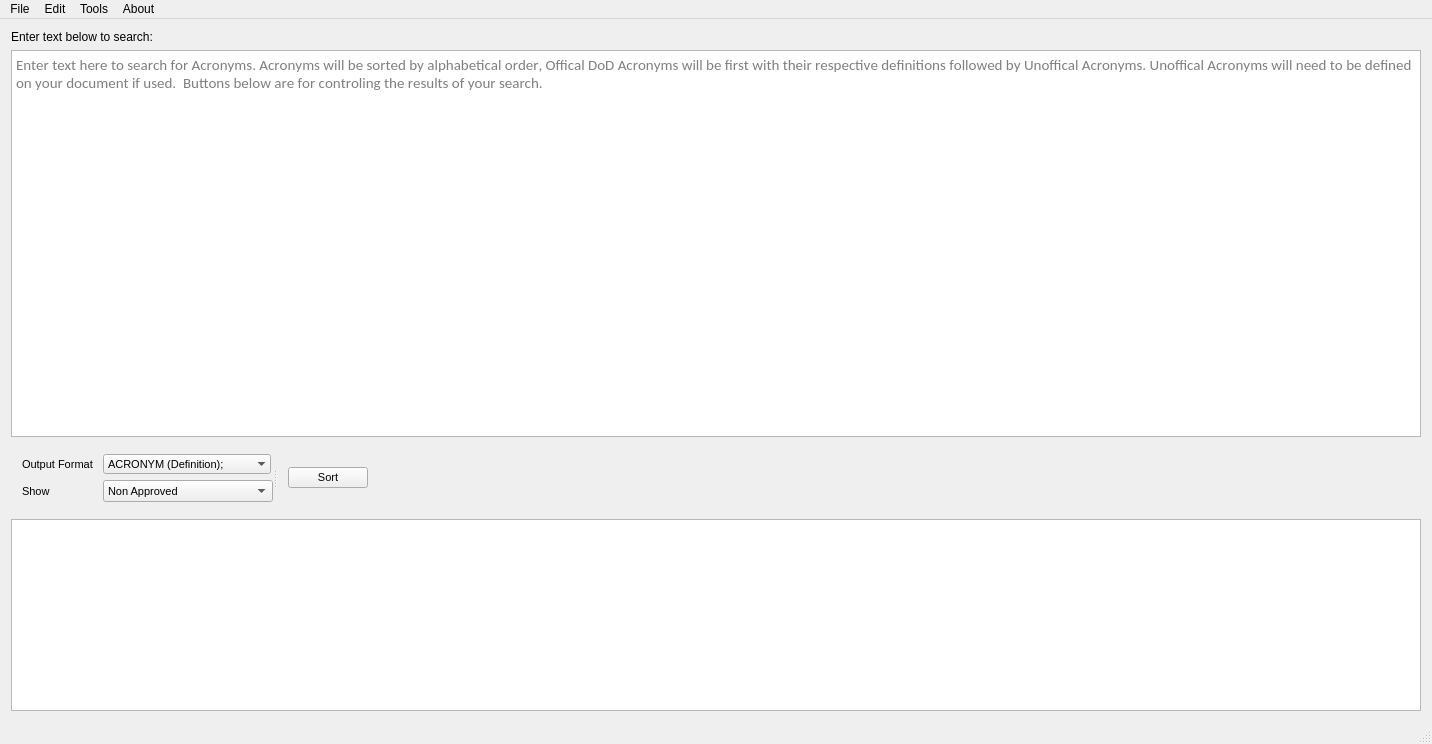
<?xml version="1.0" encoding="UTF-8"?>
<ui version="4.0">
 <class>Sorter</class>
 <widget class="QMainWindow" name="Sorter">
  <property name="geometry">
   <rect>
    <x>0</x>
    <y>0</y>
    <width>1187</width>
    <height>744</height>
   </rect>
  </property>
  <property name="sizePolicy">
   <sizepolicy hsizetype="Ignored" vsizetype="Fixed">
    <horstretch>0</horstretch>
    <verstretch>0</verstretch>
   </sizepolicy>
  </property>
  <property name="windowTitle">
   <string>Sorter</string>
  </property>
  <widget class="QWidget" name="centralWidget">
   <property name="sizePolicy">
    <sizepolicy hsizetype="Expanding" vsizetype="Preferred">
     <horstretch>0</horstretch>
     <verstretch>0</verstretch>
    </sizepolicy>
   </property>
   <layout class="QVBoxLayout" name="verticalLayout">
    <item>
     <widget class="QLabel" name="label_3">
      <property name="text">
       <string>Enter text below to search:</string>
      </property>
     </widget>
    </item>
    <item>
     <widget class="QTextEdit" name="InputBox">
      <property name="sizePolicy">
       <sizepolicy hsizetype="Preferred" vsizetype="Expanding">
        <horstretch>0</horstretch>
        <verstretch>0</verstretch>
       </sizepolicy>
      </property>
      <property name="minimumSize">
       <size>
        <width>1410</width>
        <height>0</height>
       </size>
      </property>
      <property name="font">
       <font>
        <family>Calibri</family>
        <pointsize>11</pointsize>
        <kerning>false</kerning>
       </font>
      </property>
      <property name="mouseTracking">
       <bool>true</bool>
      </property>
      <property name="toolTip">
       <string>&lt;html&gt;&lt;head/&gt;&lt;body&gt;&lt;p&gt;Enter text here to search for Acronyms.  Acronyms will be sorted by alphabetical order, Offical DoD Acronyms will be first with their respective definitions followed by Unoffical Acronyms.  Unoffical Acronyms will need to be defined on your document if used.&lt;/p&gt;&lt;/body&gt;&lt;/html&gt;</string>
      </property>
      <property name="statusTip">
       <string/>
      </property>
      <property name="whatsThis">
       <string/>
      </property>
      <property name="autoFillBackground">
       <bool>false</bool>
      </property>
      <property name="horizontalScrollBarPolicy">
       <enum>Qt::ScrollBarAsNeeded</enum>
      </property>
      <property name="sizeAdjustPolicy">
       <enum>QAbstractScrollArea::AdjustIgnored</enum>
      </property>
      <property name="lineWrapMode">
       <enum>QTextEdit::WidgetWidth</enum>
      </property>
      <property name="overwriteMode">
       <bool>false</bool>
      </property>
      <property name="acceptRichText">
       <bool>false</bool>
      </property>
      <property name="placeholderText">
       <string notr="true">Enter text here to search for Acronyms. Acronyms will be sorted by alphabetical order, Offical DoD Acronyms will be first with their respective definitions followed by Unoffical Acronyms. Unoffical Acronyms will need to be defined on your document if used.  Buttons below are for controling the results of your search.</string>
      </property>
     </widget>
    </item>
    <item>
     <widget class="QSplitter" name="splitter">
      <property name="sizePolicy">
       <sizepolicy hsizetype="Fixed" vsizetype="Preferred">
        <horstretch>0</horstretch>
        <verstretch>0</verstretch>
       </sizepolicy>
      </property>
      <property name="orientation">
       <enum>Qt::Horizontal</enum>
      </property>
      <widget class="QWidget" name="layoutWidget">
       <property name="font">
        <font>
         <family>MS Shell Dlg 2</family>
         <pointsize>8</pointsize>
        </font>
       </property>
       <layout class="QFormLayout" name="formLayout">
        <property name="sizeConstraint">
         <enum>QLayout::SetDefaultConstraint</enum>
        </property>
        <property name="horizontalSpacing">
         <number>10</number>
        </property>
        <property name="verticalSpacing">
         <number>6</number>
        </property>
        <property name="rightMargin">
         <number>0</number>
        </property>
        <item row="0" column="0">
         <widget class="QLabel" name="OutputFormatBoxLabel">
          <property name="sizePolicy">
           <sizepolicy hsizetype="Preferred" vsizetype="Preferred">
            <horstretch>0</horstretch>
            <verstretch>0</verstretch>
           </sizepolicy>
          </property>
          <property name="font">
           <font>
            <family>MS Shell Dlg 2</family>
            <pointsize>8</pointsize>
           </font>
          </property>
          <property name="text">
           <string>Output Format</string>
          </property>
          <property name="buddy">
           <cstring>OutputFormatBox</cstring>
          </property>
         </widget>
        </item>
        <item row="0" column="1">
         <widget class="QComboBox" name="OutputFormatBox">
          <property name="enabled">
           <bool>true</bool>
          </property>
          <property name="sizePolicy">
           <sizepolicy hsizetype="Fixed" vsizetype="Fixed">
            <horstretch>0</horstretch>
            <verstretch>0</verstretch>
           </sizepolicy>
          </property>
          <property name="font">
           <font>
            <family>MS Shell Dlg 2</family>
            <pointsize>8</pointsize>
           </font>
          </property>
          <property name="toolTip">
           <string>&lt;html&gt;&lt;head/&gt;&lt;body&gt;&lt;p&gt;Output Format&lt;/p&gt;&lt;/body&gt;&lt;/html&gt;</string>
          </property>
          <property name="currentText">
           <string>ACRONYM (Definition); </string>
          </property>
          <property name="currentIndex">
           <number>0</number>
          </property>
          <property name="minimumContentsLength">
           <number>20</number>
          </property>
          <property name="frame">
           <bool>false</bool>
          </property>
          <item>
           <property name="text">
            <string>ACRONYM (Definition); </string>
           </property>
          </item>
          <item>
           <property name="text">
            <string>Definition (ACRONYM); </string>
           </property>
          </item>
         </widget>
        </item>
        <item row="1" column="0">
         <widget class="QLabel" name="SortModeLabel">
          <property name="sizePolicy">
           <sizepolicy hsizetype="Preferred" vsizetype="Preferred">
            <horstretch>0</horstretch>
            <verstretch>0</verstretch>
           </sizepolicy>
          </property>
          <property name="font">
           <font>
            <family>MS Shell Dlg 2</family>
            <pointsize>8</pointsize>
           </font>
          </property>
          <property name="text">
           <string>Show</string>
          </property>
          <property name="buddy">
           <cstring>SortModeBox</cstring>
          </property>
         </widget>
        </item>
        <item row="1" column="1">
         <widget class="QComboBox" name="SortModeBox">
          <property name="sizePolicy">
           <sizepolicy hsizetype="Fixed" vsizetype="Fixed">
            <horstretch>0</horstretch>
            <verstretch>0</verstretch>
           </sizepolicy>
          </property>
          <property name="font">
           <font>
            <family>MS Shell Dlg 2</family>
            <pointsize>8</pointsize>
           </font>
          </property>
          <property name="toolTip">
           <string>&lt;html&gt;&lt;head/&gt;&lt;body&gt;&lt;p&gt;Sort for Offical / Unoffical or All Acronyms&lt;/p&gt;&lt;p&gt;&lt;br/&gt;&lt;/p&gt;&lt;/body&gt;&lt;/html&gt;</string>
          </property>
          <property name="currentIndex">
           <number>0</number>
          </property>
          <property name="minimumContentsLength">
           <number>20</number>
          </property>
          <item>
           <property name="text">
            <string>Non Approved</string>
           </property>
          </item>
          <item>
           <property name="text">
            <string>15th Wing Approved</string>
           </property>
          </item>
          <item>
           <property name="text">
            <string>All</string>
           </property>
          </item>
         </widget>
        </item>
       </layout>
      </widget>
      <widget class="QWidget" name="gridLayoutWidget">
       <layout class="QGridLayout" name="gridLayout">
        <item row="0" column="0">
         <widget class="QPushButton" name="SortBtn">
          <property name="sizePolicy">
           <sizepolicy hsizetype="Fixed" vsizetype="Fixed">
            <horstretch>0</horstretch>
            <verstretch>0</verstretch>
           </sizepolicy>
          </property>
          <property name="font">
           <font>
            <family>MS Shell Dlg 2</family>
            <pointsize>8</pointsize>
           </font>
          </property>
          <property name="text">
           <string>Sort</string>
          </property>
          <property name="checkable">
           <bool>false</bool>
          </property>
         </widget>
        </item>
       </layout>
      </widget>
     </widget>
    </item>
    <item alignment="Qt::AlignTop">
     <widget class="QTextEdit" name="OutputBox">
      <property name="sizePolicy">
       <sizepolicy hsizetype="Preferred" vsizetype="Expanding">
        <horstretch>0</horstretch>
        <verstretch>0</verstretch>
       </sizepolicy>
      </property>
      <property name="minimumSize">
       <size>
        <width>0</width>
        <height>0</height>
       </size>
      </property>
      <property name="font">
       <font>
        <family>Calibri</family>
        <pointsize>11</pointsize>
        <kerning>false</kerning>
       </font>
      </property>
      <property name="acceptRichText">
       <bool>true</bool>
      </property>
     </widget>
    </item>
   </layout>
   <zorder>OutputBox</zorder>
   <zorder>splitter</zorder>
   <zorder>InputBox</zorder>
   <zorder>label_3</zorder>
  </widget>
  <widget class="QMenuBar" name="menuBar">
   <property name="geometry">
    <rect>
     <x>0</x>
     <y>0</y>
     <width>1187</width>
     <height>21</height>
    </rect>
   </property>
   <property name="palette">
    <palette>
     <active>
      <colorrole role="Midlight">
       <brush brushstyle="SolidPattern">
        <color alpha="255">
         <red>249</red>
         <green>249</green>
         <blue>249</blue>
        </color>
       </brush>
      </colorrole>
     </active>
     <inactive>
      <colorrole role="Midlight">
       <brush brushstyle="SolidPattern">
        <color alpha="255">
         <red>249</red>
         <green>249</green>
         <blue>249</blue>
        </color>
       </brush>
      </colorrole>
     </inactive>
     <disabled>
      <colorrole role="Midlight">
       <brush brushstyle="SolidPattern">
        <color alpha="255">
         <red>249</red>
         <green>249</green>
         <blue>249</blue>
        </color>
       </brush>
      </colorrole>
     </disabled>
    </palette>
   </property>
   <widget class="QMenu" name="menuFile">
    <property name="palette">
     <palette>
      <active>
       <colorrole role="Midlight">
        <brush brushstyle="SolidPattern">
         <color alpha="255">
          <red>245</red>
          <green>245</green>
          <blue>245</blue>
         </color>
        </brush>
       </colorrole>
       <colorrole role="Base">
        <brush brushstyle="SolidPattern">
         <color alpha="255">
          <red>255</red>
          <green>255</green>
          <blue>255</blue>
         </color>
        </brush>
       </colorrole>
       <colorrole role="Window">
        <brush brushstyle="SolidPattern">
         <color alpha="255">
          <red>247</red>
          <green>247</green>
          <blue>247</blue>
         </color>
        </brush>
       </colorrole>
      </active>
      <inactive>
       <colorrole role="Midlight">
        <brush brushstyle="SolidPattern">
         <color alpha="255">
          <red>245</red>
          <green>245</green>
          <blue>245</blue>
         </color>
        </brush>
       </colorrole>
       <colorrole role="Base">
        <brush brushstyle="SolidPattern">
         <color alpha="255">
          <red>255</red>
          <green>255</green>
          <blue>255</blue>
         </color>
        </brush>
       </colorrole>
       <colorrole role="Window">
        <brush brushstyle="SolidPattern">
         <color alpha="255">
          <red>247</red>
          <green>247</green>
          <blue>247</blue>
         </color>
        </brush>
       </colorrole>
      </inactive>
      <disabled>
       <colorrole role="Midlight">
        <brush brushstyle="SolidPattern">
         <color alpha="255">
          <red>245</red>
          <green>245</green>
          <blue>245</blue>
         </color>
        </brush>
       </colorrole>
       <colorrole role="Base">
        <brush brushstyle="SolidPattern">
         <color alpha="255">
          <red>247</red>
          <green>247</green>
          <blue>247</blue>
         </color>
        </brush>
       </colorrole>
       <colorrole role="Window">
        <brush brushstyle="SolidPattern">
         <color alpha="255">
          <red>247</red>
          <green>247</green>
          <blue>247</blue>
         </color>
        </brush>
       </colorrole>
      </disabled>
     </palette>
    </property>
    <property name="title">
     <string>File</string>
    </property>
    <addaction name="action_Open"/>
    <addaction name="actionExport"/>
    <addaction name="separator"/>
    <addaction name="actionExit"/>
   </widget>
   <widget class="QMenu" name="menuAbout">
    <property name="palette">
     <palette>
      <active>
       <colorrole role="Midlight">
        <brush brushstyle="SolidPattern">
         <color alpha="255">
          <red>245</red>
          <green>245</green>
          <blue>245</blue>
         </color>
        </brush>
       </colorrole>
       <colorrole role="Base">
        <brush brushstyle="SolidPattern">
         <color alpha="255">
          <red>255</red>
          <green>255</green>
          <blue>255</blue>
         </color>
        </brush>
       </colorrole>
       <colorrole role="Window">
        <brush brushstyle="SolidPattern">
         <color alpha="255">
          <red>247</red>
          <green>247</green>
          <blue>247</blue>
         </color>
        </brush>
       </colorrole>
      </active>
      <inactive>
       <colorrole role="Midlight">
        <brush brushstyle="SolidPattern">
         <color alpha="255">
          <red>245</red>
          <green>245</green>
          <blue>245</blue>
         </color>
        </brush>
       </colorrole>
       <colorrole role="Base">
        <brush brushstyle="SolidPattern">
         <color alpha="255">
          <red>255</red>
          <green>255</green>
          <blue>255</blue>
         </color>
        </brush>
       </colorrole>
       <colorrole role="Window">
        <brush brushstyle="SolidPattern">
         <color alpha="255">
          <red>247</red>
          <green>247</green>
          <blue>247</blue>
         </color>
        </brush>
       </colorrole>
      </inactive>
      <disabled>
       <colorrole role="Midlight">
        <brush brushstyle="SolidPattern">
         <color alpha="255">
          <red>245</red>
          <green>245</green>
          <blue>245</blue>
         </color>
        </brush>
       </colorrole>
       <colorrole role="Base">
        <brush brushstyle="SolidPattern">
         <color alpha="255">
          <red>247</red>
          <green>247</green>
          <blue>247</blue>
         </color>
        </brush>
       </colorrole>
       <colorrole role="Window">
        <brush brushstyle="SolidPattern">
         <color alpha="255">
          <red>247</red>
          <green>247</green>
          <blue>247</blue>
         </color>
        </brush>
       </colorrole>
      </disabled>
     </palette>
    </property>
    <property name="title">
     <string>Edit</string>
    </property>
    <addaction name="actionCut"/>
    <addaction name="actionCopy"/>
    <addaction name="actionPaste"/>
    <addaction name="separator"/>
    <addaction name="actionClear"/>
   </widget>
   <widget class="QMenu" name="menuAbout_2">
    <property name="palette">
     <palette>
      <active>
       <colorrole role="Midlight">
        <brush brushstyle="SolidPattern">
         <color alpha="255">
          <red>245</red>
          <green>245</green>
          <blue>245</blue>
         </color>
        </brush>
       </colorrole>
       <colorrole role="Base">
        <brush brushstyle="SolidPattern">
         <color alpha="255">
          <red>255</red>
          <green>255</green>
          <blue>255</blue>
         </color>
        </brush>
       </colorrole>
       <colorrole role="Window">
        <brush brushstyle="SolidPattern">
         <color alpha="255">
          <red>247</red>
          <green>247</green>
          <blue>247</blue>
         </color>
        </brush>
       </colorrole>
      </active>
      <inactive>
       <colorrole role="Midlight">
        <brush brushstyle="SolidPattern">
         <color alpha="255">
          <red>245</red>
          <green>245</green>
          <blue>245</blue>
         </color>
        </brush>
       </colorrole>
       <colorrole role="Base">
        <brush brushstyle="SolidPattern">
         <color alpha="255">
          <red>255</red>
          <green>255</green>
          <blue>255</blue>
         </color>
        </brush>
       </colorrole>
       <colorrole role="Window">
        <brush brushstyle="SolidPattern">
         <color alpha="255">
          <red>247</red>
          <green>247</green>
          <blue>247</blue>
         </color>
        </brush>
       </colorrole>
      </inactive>
      <disabled>
       <colorrole role="Midlight">
        <brush brushstyle="SolidPattern">
         <color alpha="255">
          <red>245</red>
          <green>245</green>
          <blue>245</blue>
         </color>
        </brush>
       </colorrole>
       <colorrole role="Base">
        <brush brushstyle="SolidPattern">
         <color alpha="255">
          <red>247</red>
          <green>247</green>
          <blue>247</blue>
         </color>
        </brush>
       </colorrole>
       <colorrole role="Window">
        <brush brushstyle="SolidPattern">
         <color alpha="255">
          <red>247</red>
          <green>247</green>
          <blue>247</blue>
         </color>
        </brush>
       </colorrole>
      </disabled>
     </palette>
    </property>
    <property name="title">
     <string>About</string>
    </property>
    <addaction name="Version"/>
   </widget>
   <widget class="QMenu" name="menuTools">
    <property name="palette">
     <palette>
      <active>
       <colorrole role="Midlight">
        <brush brushstyle="SolidPattern">
         <color alpha="255">
          <red>245</red>
          <green>245</green>
          <blue>245</blue>
         </color>
        </brush>
       </colorrole>
       <colorrole role="Base">
        <brush brushstyle="SolidPattern">
         <color alpha="255">
          <red>255</red>
          <green>255</green>
          <blue>255</blue>
         </color>
        </brush>
       </colorrole>
       <colorrole role="Window">
        <brush brushstyle="SolidPattern">
         <color alpha="255">
          <red>247</red>
          <green>247</green>
          <blue>247</blue>
         </color>
        </brush>
       </colorrole>
      </active>
      <inactive>
       <colorrole role="Midlight">
        <brush brushstyle="SolidPattern">
         <color alpha="255">
          <red>245</red>
          <green>245</green>
          <blue>245</blue>
         </color>
        </brush>
       </colorrole>
       <colorrole role="Base">
        <brush brushstyle="SolidPattern">
         <color alpha="255">
          <red>255</red>
          <green>255</green>
          <blue>255</blue>
         </color>
        </brush>
       </colorrole>
       <colorrole role="Window">
        <brush brushstyle="SolidPattern">
         <color alpha="255">
          <red>247</red>
          <green>247</green>
          <blue>247</blue>
         </color>
        </brush>
       </colorrole>
      </inactive>
      <disabled>
       <colorrole role="Midlight">
        <brush brushstyle="SolidPattern">
         <color alpha="255">
          <red>245</red>
          <green>245</green>
          <blue>245</blue>
         </color>
        </brush>
       </colorrole>
       <colorrole role="Base">
        <brush brushstyle="SolidPattern">
         <color alpha="255">
          <red>247</red>
          <green>247</green>
          <blue>247</blue>
         </color>
        </brush>
       </colorrole>
       <colorrole role="Window">
        <brush brushstyle="SolidPattern">
         <color alpha="255">
          <red>247</red>
          <green>247</green>
          <blue>247</blue>
         </color>
        </brush>
       </colorrole>
      </disabled>
     </palette>
    </property>
    <property name="title">
     <string>Tools</string>
    </property>
    <widget class="QMenu" name="menuRestore_Settings">
     <property name="enabled">
      <bool>true</bool>
     </property>
     <property name="palette">
      <palette>
       <active>
        <colorrole role="Midlight">
         <brush brushstyle="SolidPattern">
          <color alpha="255">
           <red>245</red>
           <green>245</green>
           <blue>245</blue>
          </color>
         </brush>
        </colorrole>
        <colorrole role="Base">
         <brush brushstyle="SolidPattern">
          <color alpha="255">
           <red>255</red>
           <green>255</green>
           <blue>255</blue>
          </color>
         </brush>
        </colorrole>
        <colorrole role="Window">
         <brush brushstyle="SolidPattern">
          <color alpha="255">
           <red>247</red>
           <green>247</green>
           <blue>247</blue>
          </color>
         </brush>
        </colorrole>
       </active>
       <inactive>
        <colorrole role="Midlight">
         <brush brushstyle="SolidPattern">
          <color alpha="255">
           <red>245</red>
           <green>245</green>
           <blue>245</blue>
          </color>
         </brush>
        </colorrole>
        <colorrole role="Base">
         <brush brushstyle="SolidPattern">
          <color alpha="255">
           <red>255</red>
           <green>255</green>
           <blue>255</blue>
          </color>
         </brush>
        </colorrole>
        <colorrole role="Window">
         <brush brushstyle="SolidPattern">
          <color alpha="255">
           <red>247</red>
           <green>247</green>
           <blue>247</blue>
          </color>
         </brush>
        </colorrole>
       </inactive>
       <disabled>
        <colorrole role="Midlight">
         <brush brushstyle="SolidPattern">
          <color alpha="255">
           <red>245</red>
           <green>245</green>
           <blue>245</blue>
          </color>
         </brush>
        </colorrole>
        <colorrole role="Base">
         <brush brushstyle="SolidPattern">
          <color alpha="255">
           <red>247</red>
           <green>247</green>
           <blue>247</blue>
          </color>
         </brush>
        </colorrole>
        <colorrole role="Window">
         <brush brushstyle="SolidPattern">
          <color alpha="255">
           <red>247</red>
           <green>247</green>
           <blue>247</blue>
          </color>
         </brush>
        </colorrole>
       </disabled>
      </palette>
     </property>
     <property name="title">
      <string>Restore Settings</string>
     </property>
     <addaction name="actionAll"/>
     <addaction name="actionReset_Window"/>
    </widget>
    <widget class="QMenu" name="menuSelect_Data_Base">
     <property name="title">
      <string>Select Data Base</string>
     </property>
     <addaction name="separator"/>
     <addaction name="File_Dir"/>
     <addaction name="actionChoose_Custom_DataBase"/>
     <addaction name="actionRestore_DataBase_File"/>
    </widget>
    <addaction name="menuSelect_Data_Base"/>
    <addaction name="separator"/>
    <addaction name="actionDebug"/>
    <addaction name="menuRestore_Settings"/>
    <addaction name="actionRun_Logic_Diagnostic"/>
   </widget>
   <addaction name="menuFile"/>
   <addaction name="menuAbout"/>
   <addaction name="menuTools"/>
   <addaction name="menuAbout_2"/>
  </widget>
  <widget class="QStatusBar" name="statusBar">
   <property name="palette">
    <palette>
     <active>
      <colorrole role="Midlight">
       <brush brushstyle="SolidPattern">
        <color alpha="255">
         <red>230</red>
         <green>230</green>
         <blue>230</blue>
        </color>
       </brush>
      </colorrole>
      <colorrole role="Base">
       <brush brushstyle="SolidPattern">
        <color alpha="255">
         <red>255</red>
         <green>255</green>
         <blue>255</blue>
        </color>
       </brush>
      </colorrole>
      <colorrole role="Window">
       <brush brushstyle="SolidPattern">
        <color alpha="255">
         <red>230</red>
         <green>230</green>
         <blue>230</blue>
        </color>
       </brush>
      </colorrole>
     </active>
     <inactive>
      <colorrole role="Midlight">
       <brush brushstyle="SolidPattern">
        <color alpha="255">
         <red>230</red>
         <green>230</green>
         <blue>230</blue>
        </color>
       </brush>
      </colorrole>
      <colorrole role="Base">
       <brush brushstyle="SolidPattern">
        <color alpha="255">
         <red>255</red>
         <green>255</green>
         <blue>255</blue>
        </color>
       </brush>
      </colorrole>
      <colorrole role="Window">
       <brush brushstyle="SolidPattern">
        <color alpha="255">
         <red>230</red>
         <green>230</green>
         <blue>230</blue>
        </color>
       </brush>
      </colorrole>
     </inactive>
     <disabled>
      <colorrole role="Midlight">
       <brush brushstyle="SolidPattern">
        <color alpha="255">
         <red>230</red>
         <green>230</green>
         <blue>230</blue>
        </color>
       </brush>
      </colorrole>
      <colorrole role="Base">
       <brush brushstyle="SolidPattern">
        <color alpha="255">
         <red>230</red>
         <green>230</green>
         <blue>230</blue>
        </color>
       </brush>
      </colorrole>
      <colorrole role="Window">
       <brush brushstyle="SolidPattern">
        <color alpha="255">
         <red>230</red>
         <green>230</green>
         <blue>230</blue>
        </color>
       </brush>
      </colorrole>
     </disabled>
    </palette>
   </property>
  </widget>
  <action name="action_Open">
   <property name="icon">
    <iconset resource="resources.qrc">
     <normaloff>:/images/open.png</normaloff>:/images/open.png</iconset>
   </property>
   <property name="text">
    <string> Open</string>
   </property>
   <property name="toolTip">
    <string>Open .txt</string>
   </property>
  </action>
  <action name="actionCut">
   <property name="enabled">
    <bool>false</bool>
   </property>
   <property name="icon">
    <iconset>
     <normaloff>:/img/images/cut.png</normaloff>:/img/images/cut.png</iconset>
   </property>
   <property name="text">
    <string>Cut</string>
   </property>
  </action>
  <action name="actionCopy">
   <property name="enabled">
    <bool>false</bool>
   </property>
   <property name="icon">
    <iconset>
     <normaloff>:/img/images/copy.png</normaloff>:/img/images/copy.png</iconset>
   </property>
   <property name="text">
    <string>Copy</string>
   </property>
  </action>
  <action name="actionPaste">
   <property name="enabled">
    <bool>false</bool>
   </property>
   <property name="icon">
    <iconset>
     <normaloff>:/img/images/paste.png</normaloff>:/img/images/paste.png</iconset>
   </property>
   <property name="text">
    <string>Paste</string>
   </property>
  </action>
  <action name="actionClear">
   <property name="icon">
    <iconset resource="resources.qrc">
     <normaloff>:/images/clear.png</normaloff>:/images/clear.png</iconset>
   </property>
   <property name="text">
    <string>Clear</string>
   </property>
   <property name="toolTip">
    <string>Clears the text boxes</string>
   </property>
  </action>
  <action name="Version">
   <property name="enabled">
    <bool>true</bool>
   </property>
   <property name="icon">
    <iconset>
     <normaloff>:/img/images/version.png</normaloff>:/img/images/version.png</iconset>
   </property>
   <property name="text">
    <string>Version Info</string>
   </property>
  </action>
  <action name="actionExit">
   <property name="icon">
    <iconset resource="resources.qrc">
     <normaloff>:/images/exit.png</normaloff>:/images/exit.png</iconset>
   </property>
   <property name="text">
    <string>Exit</string>
   </property>
   <property name="toolTip">
    <string>Better than Alt-F4</string>
   </property>
  </action>
  <action name="actionExport">
   <property name="icon">
    <iconset resource="resources.qrc">
     <normaloff>:/images/export.png</normaloff>:/images/export.png</iconset>
   </property>
   <property name="text">
    <string>Export</string>
   </property>
   <property name="toolTip">
    <string>Export Acronym Results</string>
   </property>
  </action>
  <action name="actionDebug">
   <property name="enabled">
    <bool>false</bool>
   </property>
   <property name="icon">
    <iconset>
     <normaloff>:/img/images/debug.png</normaloff>
     <activeon>:/img/debug active.jpg</activeon>:/img/images/debug.png</iconset>
   </property>
   <property name="text">
    <string>Debug</string>
   </property>
  </action>
  <action name="actionReset_Window">
   <property name="enabled">
    <bool>true</bool>
   </property>
   <property name="icon">
    <iconset>
     <normaloff>:/img/images/reset.png</normaloff>:/img/images/reset.png</iconset>
   </property>
   <property name="text">
    <string>Reset Window</string>
   </property>
   <property name="shortcut">
    <string>Ctrl+Home</string>
   </property>
   <property name="shortcutContext">
    <enum>Qt::ApplicationShortcut</enum>
   </property>
  </action>
  <action name="actionRestore_DataBase_File">
   <property name="icon">
    <iconset>
     <normaloff>:/img/images/restore.png</normaloff>:/img/images/restore.png</iconset>
   </property>
   <property name="text">
    <string>Restore DataBase File</string>
   </property>
  </action>
  <action name="File_Dir">
   <property name="enabled">
    <bool>false</bool>
   </property>
   <property name="text">
    <string>Program Default DataBase</string>
   </property>
   <property name="shortcutContext">
    <enum>Qt::WidgetShortcut</enum>
   </property>
   <property name="visible">
    <bool>true</bool>
   </property>
   <property name="menuRole">
    <enum>QAction::AboutRole</enum>
   </property>
  </action>
  <action name="actionChoose_Custom_DataBase">
   <property name="icon">
    <iconset resource="resources.qrc">
     <normaloff>:/images/database.png</normaloff>:/images/database.png</iconset>
   </property>
   <property name="text">
    <string>Choose Custom DataBase</string>
   </property>
   <property name="toolTip">
    <string>Choose a Custom DataBase </string>
   </property>
  </action>
  <action name="actionAll">
   <property name="text">
    <string>All</string>
   </property>
  </action>
  <action name="actionRun_Logic_Diagnostic">
   <property name="enabled">
    <bool>false</bool>
   </property>
   <property name="text">
    <string>Run Logic Diagnostic</string>
   </property>
  </action>
 </widget>
 <layoutdefault spacing="6" margin="11"/>
 <tabstops>
  <tabstop>OutputBox</tabstop>
 </tabstops>
 <resources>
  <include location="resources.qrc"/>
 </resources>
 <connections/>
</ui>
